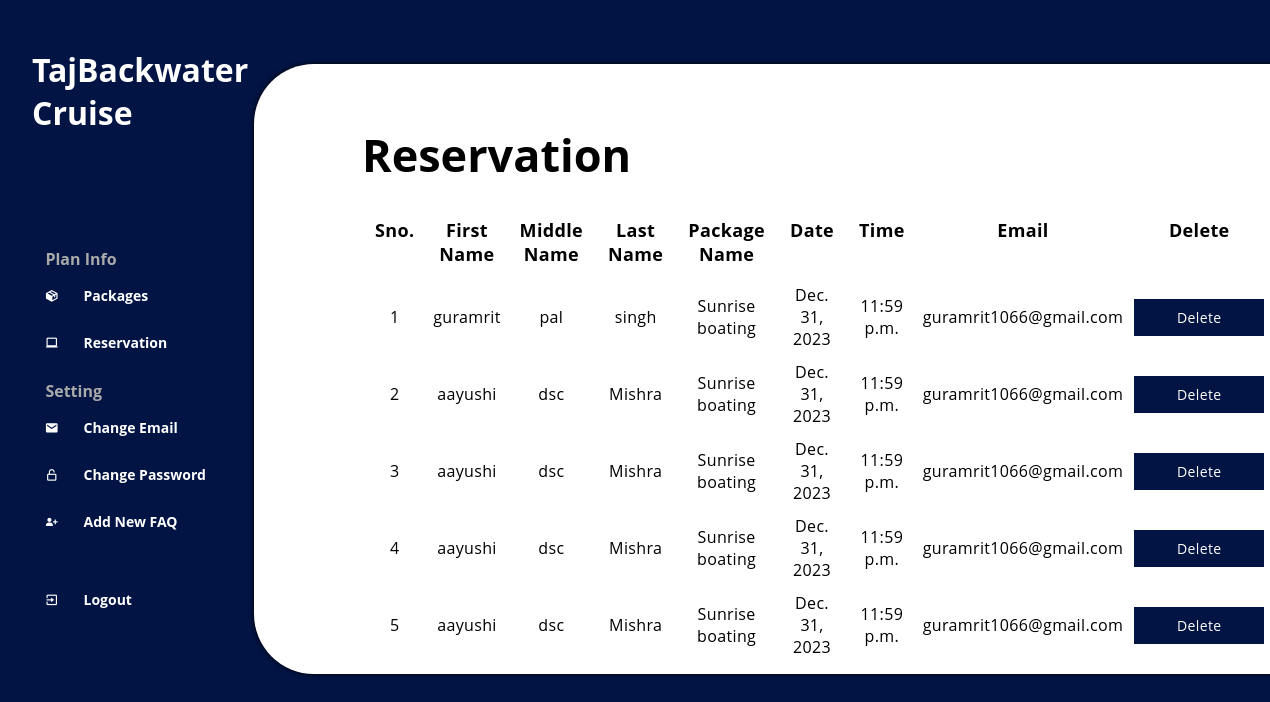
Before: /admin_area/reservation/ (signed in) with the older database file.
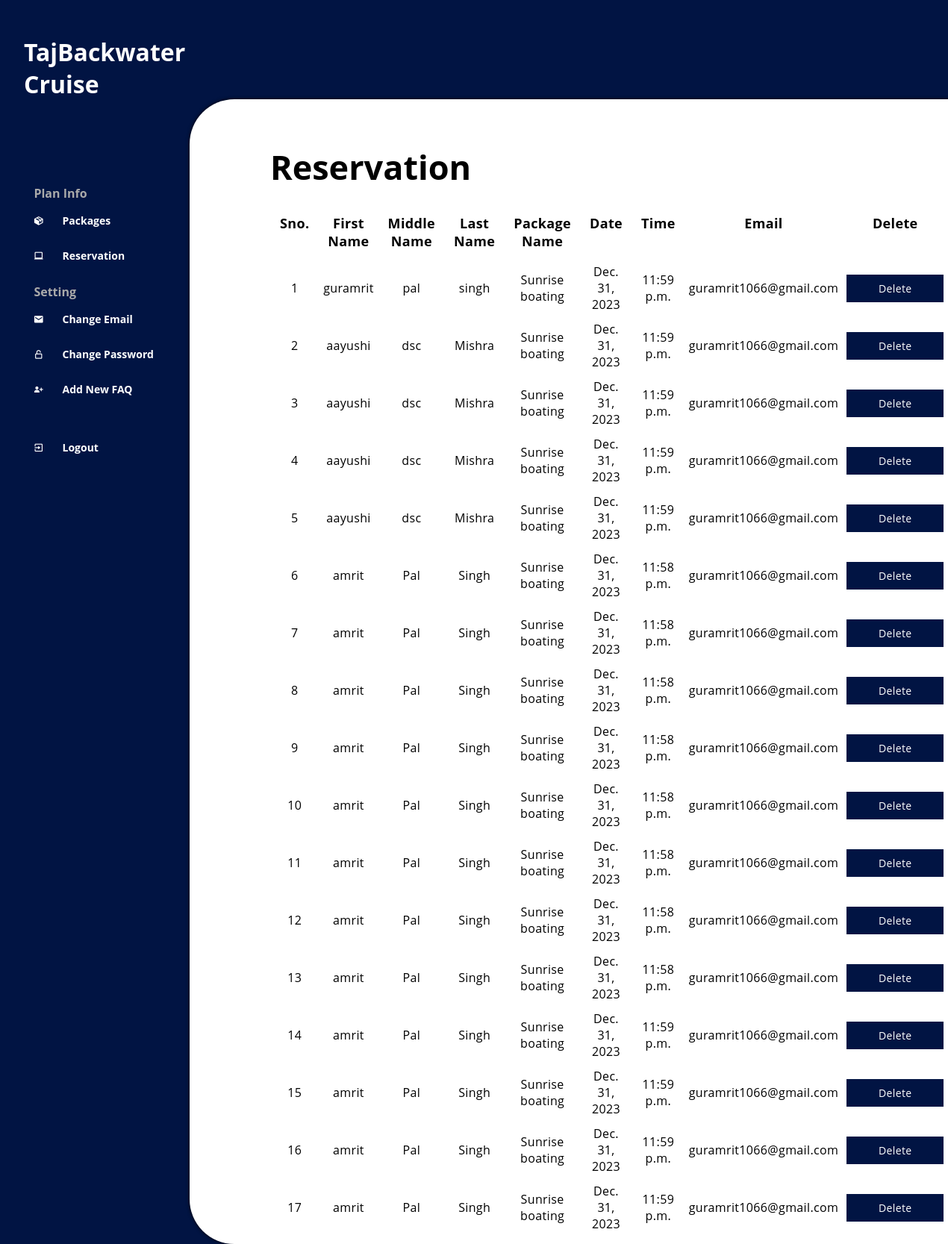
After: the same page with the newer database file.
### booking/models.py (models this page shows, shortened)
class Booking(models.Model):
    plan = models.ForeignKey(Plans,on_delete=models.CASCADE)
    fname = models.CharField(max_length=20)
    mname = models.CharField(max_length=10,null=True,blank=True)
    lname = models.CharField(max_length=20)
    email = models.EmailField(max_length=100)
    cnum = models.IntegerField()
    arrivedate = models.DateField()
    adults = models.IntegerField(null=True)
    child = models.IntegerField(blank=True)
    time = models.TimeField()
    date = models.DateTimeField(auto_now=True)
    ispaid= models.BooleanField(default=False)
    amount = models.FloatField(_("Amount"), null=False, blank=False)
    status = models.CharField(
        _("Payment Status"),
        default=PaymentStatus.PENDING,
        max_length=254,
        blank=False,
        null=False,
    )
    provider_order_id = models.CharField(
        _("Order ID"), max_length=40, null=False, blank=False
    )
    payment_id = models.CharField(
        _("Payment ID"), max_length=36, null=False, blank=False
    )
    signature_id = models.CharField(
        _("Signature ID"), max_length=128, null=False, blank=False
    )

class Plans(models.Model):
    name = models.CharField(max_length=50)
    description=models.TextField()
    Duration1=models.IntegerField()
    price1=models.IntegerField()
    Duration2=models.IntegerField()
    price2=models.IntegerField()
    image = models.ImageField(upload_to='plan_img')
    date = models.DateTimeField(auto_now=True)
    def __str__(self):
        return f"{self.name}"

### admin_site/views.py (the view)
# urls.py: path('reservation/', admin_reservations, name= 'Admin-reservation'),
@user_passes_test(lambda u: u.is_superuser,
                  login_url='../../admin_area/login')
def admin_reservations (request):
    reservations = Booking.objects.all()
    return render(request, 'admin_area/admin_reservation.html',
                  {'reservations' : reservations, 'title' : 'Admin|Reservations'})

### templates/admin_area/admin_reservation.html (shortened to what this page needs)
{% extends 'admin_area/admin_sidebar.html' %}
{% load static %}
{% block static %}<link rel="stylesheet" href={% static 'css/style_res.css' %}>{% endblock static %}
{% block content %}
        <div class="center">
            <section><b>
                <div class="table-container">
                    <h1 class="heading">Reservation</h1>
                <table class="table">
                    <thead>
                        <tr>
                            <th>Sno.</th>
                            <th>First Name</th>
                            <th>Middle Name</th>
                            <th>Last Name</th>
                            <th>Package Name</th>
                            <th>Date</th>
                            <th>Time</th>
                            <th>Email</th>
                            <th>Delete</th>
                        </tr>
                    </thead>
                    <tbody>
                    {% for reservation in reservations %}
                        <tr>
                            <td data-label="Sno.">{{forloop.counter}}</td>
                            <td data-label="First Name">{{reservation.fname}}</td>
                            <td data-label="Middle Name">{{reservation.mname}}</td>
                            <td data-label="Last Name">{{reservation.lname}}</td>
                            <td data-label="Package Name">{{reservation.plan}} {{reservation.plan.duration}}</td>
                            <td data-label="Date">{{reservation.arrivedate}}</td>
                            <td data-label="Time">{{reservation.time}}</td>
                            <td data-label="Email">{{reservation.email}}</td>
                            <form action="" method="POST">
                            <td data-label="Delete"><a href="#" name='dlt' class="btn"> Delete</a></td>
                            </form>
                        </tr>
                    {% endfor %}
                    </tbody>
                </table>
            </div> </b>
    </section></div>
{% endblock content %}

Changed rows visible on the page:
added Booking: fname "amrit", mname "Pal", lname "Singh", plan "Sunrise boating", arrivedate "Dec. 31, 2023", time "11:58 p.m.", email "guramrit1066@gmail.com"
added Booking: fname "amrit", mname "Pal", lname "Singh", plan "Sunrise boating", arrivedate "Dec. 31, 2023", time "11:58 p.m.", email "guramrit1066@gmail.com"
added Booking: fname "amrit", mname "Pal", lname "Singh", plan "Sunrise boating", arrivedate "Dec. 31, 2023", time "11:58 p.m.", email "guramrit1066@gmail.com"
added Booking: fname "amrit", mname "Pal", lname "Singh", plan "Sunrise boating", arrivedate "Dec. 31, 2023", time "11:58 p.m.", email "guramrit1066@gmail.com"
added Booking: fname "amrit", mname "Pal", lname "Singh", plan "Sunrise boating", arrivedate "Dec. 31, 2023", time "11:58 p.m.", email "guramrit1066@gmail.com"
added Booking: fname "amrit", mname "Pal", lname "Singh", plan "Sunrise boating", arrivedate "Dec. 31, 2023", time "11:58 p.m.", email "guramrit1066@gmail.com"
added Booking: fname "amrit", mname "Pal", lname "Singh", plan "Sunrise boating", arrivedate "Dec. 31, 2023", time "11:58 p.m.", email "guramrit1066@gmail.com"
added Booking: fname "amrit", mname "Pal", lname "Singh", plan "Sunrise boating", arrivedate "Dec. 31, 2023", time "11:58 p.m.", email "guramrit1066@gmail.com"
added Booking: fname "amrit", mname "Pal", lname "Singh", plan "Sunrise boating", arrivedate "Dec. 31, 2023", time "11:59 p.m.", email "guramrit1066@gmail.com"
added Booking: fname "amrit", mname "Pal", lname "Singh", plan "Sunrise boating", arrivedate "Dec. 31, 2023", time "11:59 p.m.", email "guramrit1066@gmail.com"
added Booking: fname "amrit", mname "Pal", lname "Singh", plan "Sunrise boating", arrivedate "Dec. 31, 2023", time "11:59 p.m.", email "guramrit1066@gmail.com"
added Booking: fname "amrit", mname "Pal", lname "Singh", plan "Sunrise boating", arrivedate "Dec. 31, 2023", time "11:59 p.m.", email "guramrit1066@gmail.com"
